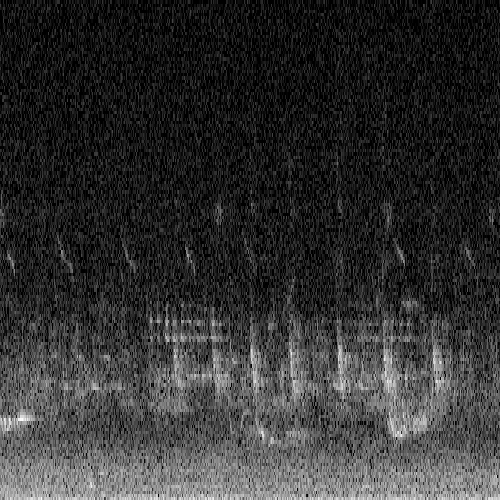
#> input picture recording1.png, 500 x 500 px
$ python gabor.py
#> lines starting #> are read from the running program, lines starting #| are printed output that depends on the picture; long printed decimals are rounded
import numpy as np
import numpy.linalg as npl
import matplotlib.pyplot as plt
from scipy.signal import convolve2d

def gabor(sigma, theta, f, psi, gamma):
    """Gabor feature extraction."""
    sigma_x = sigma
    sigma_y = float(sigma) / gamma

    # Bounding box
    nstds = 3  # Number of standard deviation sigma
    xmax = max(abs(nstds * sigma_x * np.cos(theta)), abs(nstds * sigma_y * np.sin(theta)))
    xmax = np.ceil(max(1, xmax))
    ymax = max(abs(nstds * sigma_x * np.sin(theta)), abs(nstds * sigma_y * np.cos(theta)))
    ymax = np.ceil(max(1, ymax))
    xmin = -xmax
    ymin = -ymax
    (y, x) = np.meshgrid(np.arange(ymin, ymax + 1), np.arange(xmin, xmax + 1))

    # Rotation
    x_theta = x * np.cos(theta) + y * np.sin(theta)
    y_theta = -x * np.sin(theta) + y * np.cos(theta)

    gb = np.exp(-.5 * (x_theta ** 2 / sigma_x ** 2 + y_theta ** 2 / sigma_y ** 2)) * np.cos(2 * np.pi * f * x_theta + psi)
    return gb

def rgb2gray(img):
    R, G, B = img[:, :, 0], img[:, :, 1], img[:, :, 2]
    imgGray = 0.2989 * R + 0.5870 * G + 0.1140 * B

    return imgGray

if __name__ == '__main__':
    sigma = 2 #frequence de la fonction
    theta = 0 #orientation
    f = 1   #frequence sinuosidal
    gamma = 5   #taille sigmay par rapport a sigmax
    psi = 0 #phase a l'origine


    gb0 = gabor(sigma, theta, f, psi, gamma)

    plt.figure()
    plt.imshow(gb0)
    plt.show()
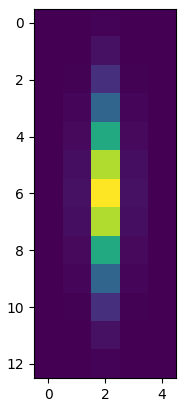
#> figure drawn by matplotlib, 1 panel

    sigma = 2  # frequence de la fonction
    theta = 0  # orientation
    f = 1  # frequence sinuosidal
    gamma = 10  # taille sigmay par rapport a sigmax
    psi = 0  # phase a l'origine

    gb1 = gabor(sigma, theta, f, psi, gamma)


    img = plt.imread("recording1.png")
#> img is the input picture: shape (500, 500, 4) float32; mean R, G, B, A 0.199, 0.199, 0.199, 1
    img_gray = rgb2gray(img)

    imgGabor0 = convolve2d(img_gray, gb0, mode='same')
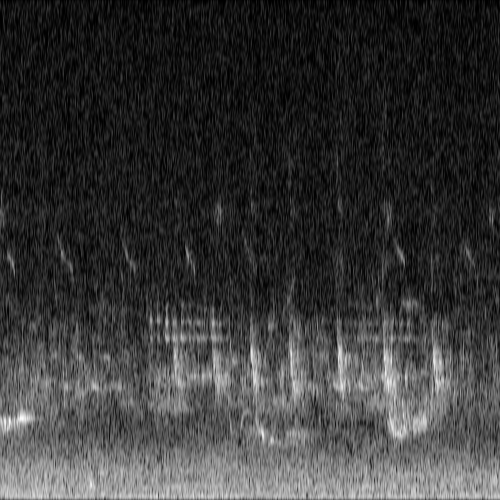
#> imgGabor0: shape (500, 500) float64; min 6.19e-07, max 4.85, mean 1.08; drawn with min black and max white
    img_gray /= np.max(img_gray)
    imgGabor0 = (1 / (np.max(imgGabor0) - np.min(imgGabor0))) * imgGabor0 - (np.min(imgGabor0) / (np.max(imgGabor0) - np.min(imgGabor0)))

    imgGabor1 = convolve2d(img_gray, gb1, mode='same')
    imgGabor1 /= np.max(imgGabor1)

    plt.figure()
    plt.subplot(1, 3, 1)
    plt.imshow(img_gray, cmap='Greys')
    plt.title("Spectrogramme original")
    plt.colorbar()
    plt.subplot(1, 3, 2)
    plt.imshow(abs(imgGabor0), cmap='Greys')
    plt.title("gamma = 5, SNR = 12.96")
    plt.colorbar()
    plt.subplot(1, 3, 3)
    plt.imshow(abs(imgGabor1), cmap='Greys')
    plt.title("gamma = 10, SNR = 13.23")
    plt.show()
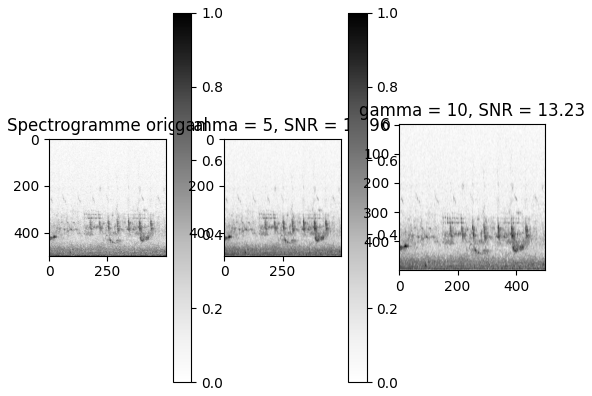
#> figure drawn by matplotlib, 5 panels

    print("Frequence-temps")
    print("1")
    print(img_gray[321][166])
#| 0.6235
    print(imgGabor0[321][166])
#| 0.6944
    print(imgGabor1[321][166])
#| 0.6964
    print("2")
    print(img_gray[321][173])
#| 0.6118
    print(imgGabor0[321][173])
#| 0.5826
    print(imgGabor1[321][173])
#| 0.5913
    print("3")
    print(img_gray[324][212])
#| 0.7137
    print(imgGabor0[324][212])
#| 0.6902
    print(imgGabor1[324][212])
#| 0.6985

    imgDiff0 = abs(imgGabor0) - img_gray
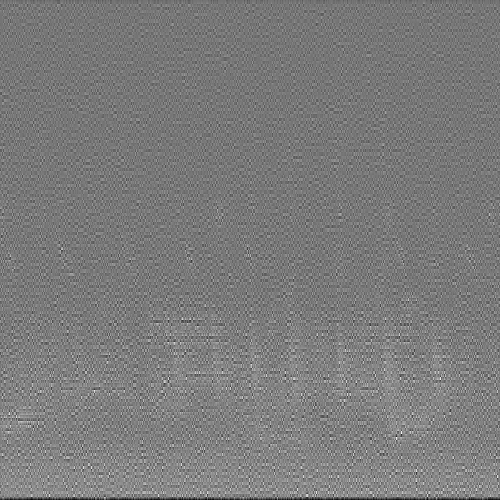
#> imgDiff0: shape (500, 500) float64; min -0.361, max 0.431, mean 0.0233; drawn with min black and max white
    imgDiff1 = abs(imgGabor1) - img_gray

    plt.figure()
    plt.subplot(1, 2, 1)
    plt.imshow(img_gray, cmap='Greys')
    plt.title("Spectrogramme original")
    plt.subplot(1, 2, 2)
    plt.imshow(-imgDiff0 + 0.5, cmap='Greys')
    plt.title("Pattern reconnu par le filtre de Gabor.")
    plt.colorbar()
    plt.show()
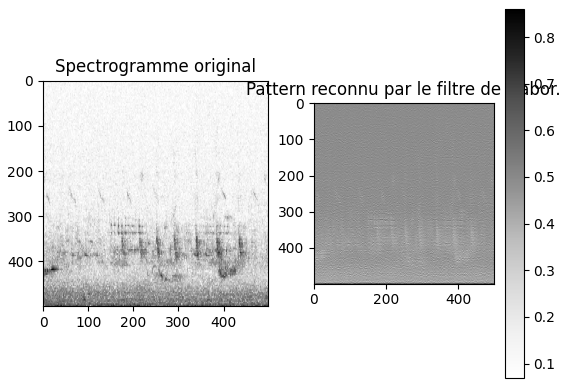
#> figure drawn by matplotlib, 3 panels

    SNR0 = 20 * np.log10(np.linalg.norm(img_gray) / np.linalg.norm(img_gray - imgGabor0))
#> SNR0 = 12.96

    print("SNR: ", SNR0)
#| SNR:  12.956

    SNR1 = 20 * np.log10(np.linalg.norm(img_gray) / np.linalg.norm(img_gray - imgGabor1))
#> SNR1 = 13.23

    print("SNR: ", SNR1)
#| SNR:  13.231
